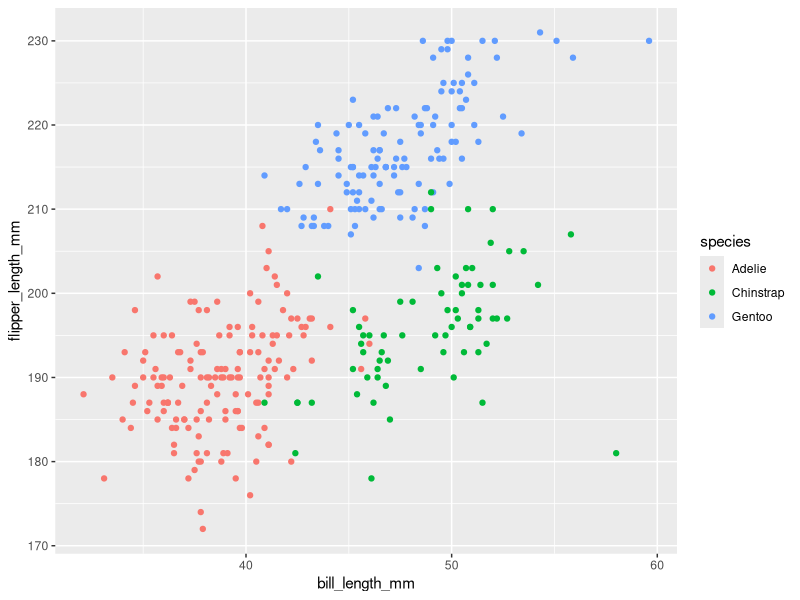
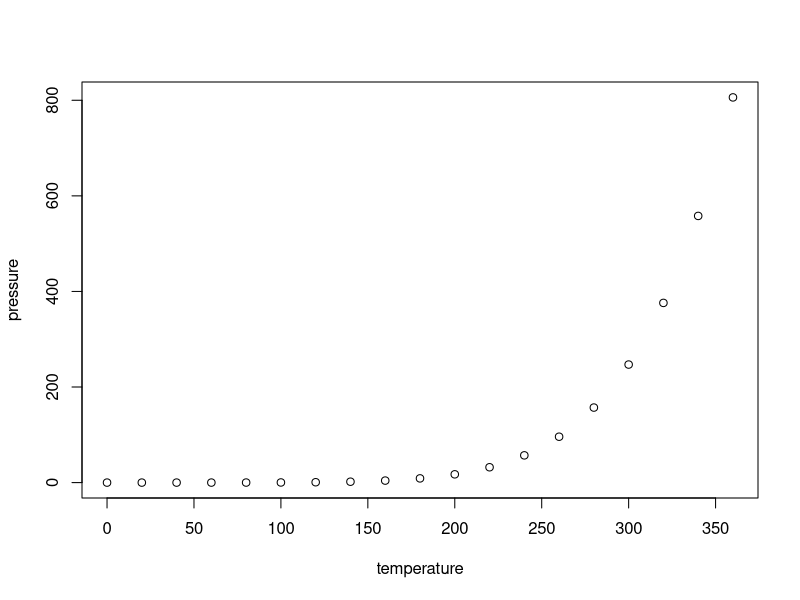

These figures' R source, in order:
## ---- chunk 1
library(tidyverse)
## ---- chunk 2
data("penguins", package = "palmerpenguins")
## ---- chunk 3
head(penguins, 10)
## ---- chunk 4
summary(penguins)
## ---- chunk 5
(ggplot(penguins, aes(x = bill_length_mm, y = flipper_length_mm, color = species)) 
+ geom_point(na.rm = TRUE))
## ---- chunk 6
plot(pressure)
